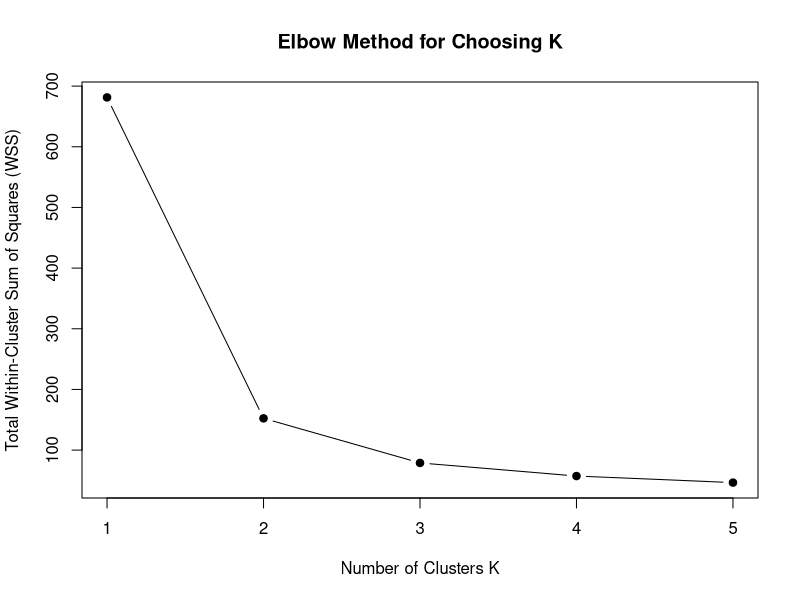
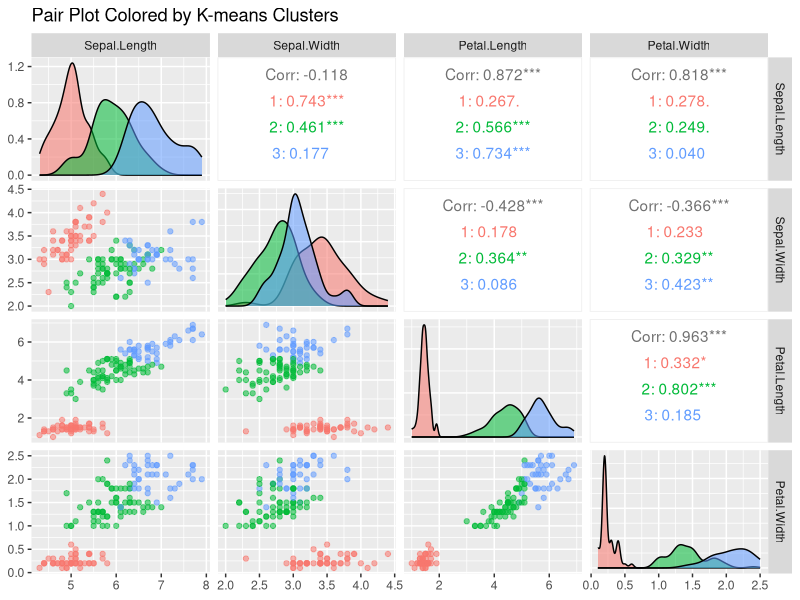
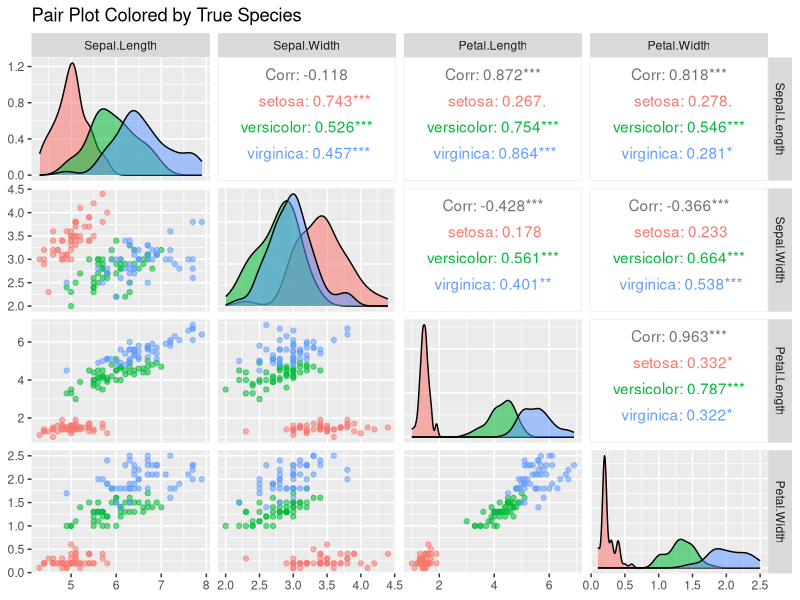
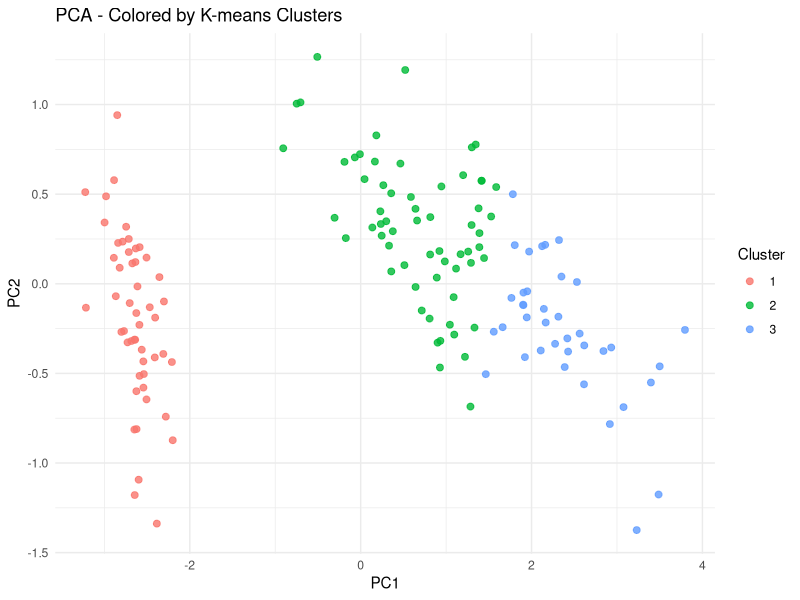
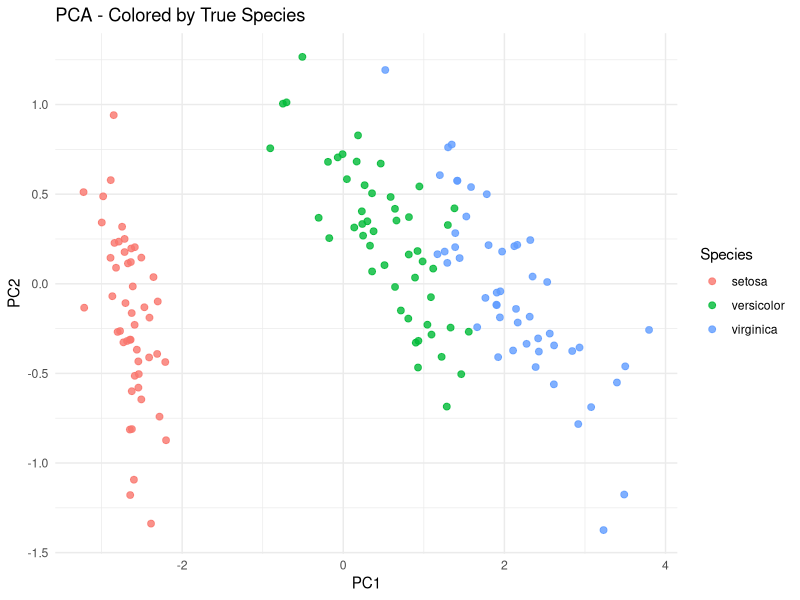
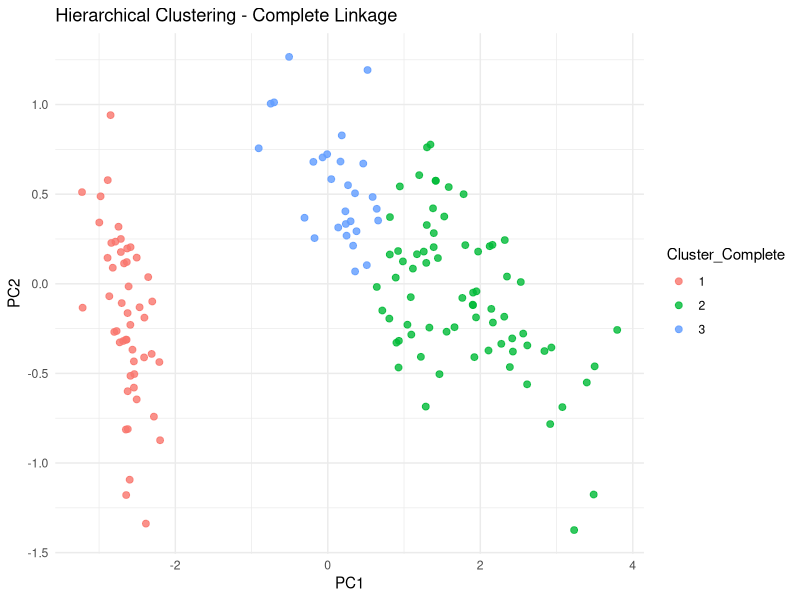
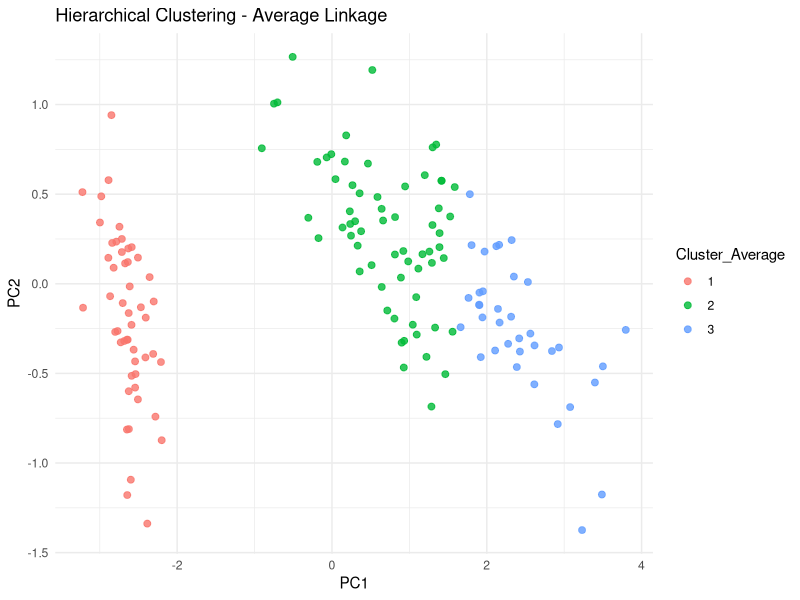
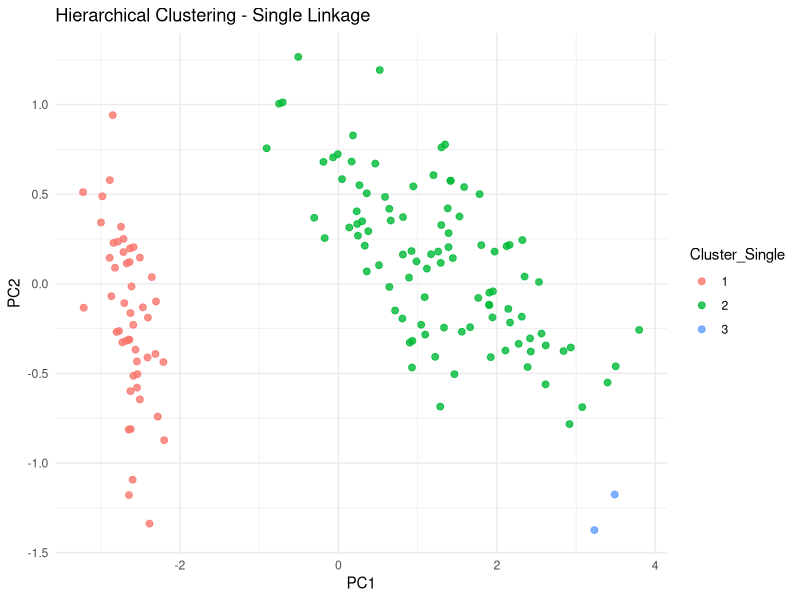

The R script that drew these images, in order:
## ---- chunk 1
knitr::opts_chunk$set(echo = TRUE)
## ---- chunk 2
iris_data = iris
iris_data$Species = NULL
head(iris_data)
## ---- chunk 3
set.seed(123)

# Store total within-cluster sum of squares (WSS)
wss <- numeric(5)

# Loop over K = 1 to 5
for (k in 1:5) {
  kmeans_result <- kmeans(iris_data, centers = k, nstart = 25)
  wss[k] <- kmeans_result$tot.withinss
}

# Plot the Elbow plot
plot(1:5, wss, type = "b", pch = 19,
     xlab = "Number of Clusters K",
     ylab = "Total Within-Cluster Sum of Squares (WSS)",
     main = "Elbow Method for Choosing K")
## ---- chunk 4
# Perform K-means with K = 3
set.seed(123)
kmeans_result <- kmeans(iris_data, centers = 3, nstart = 20)

# Add cluster and species info to the dataset
iris_clustered <- iris_data
iris_clustered$Cluster <- as.factor(kmeans_result$cluster)
iris_clustered$Species <- iris$Species  # true labels

# Load library
library(GGally)

# Plot: Color by Cluster
ggpairs(iris_clustered, columns = 1:4, aes(color = Cluster, alpha = 0.6)) +
  ggtitle("Pair Plot Colored by K-means Clusters")

# Plot: Color by True Species
ggpairs(iris_clustered, columns = 1:4, aes(color = Species, alpha = 0.6)) +
  ggtitle("Pair Plot Colored by True Species")
## ---- chunk 5
# Perform PCA
pca_result <- prcomp(iris_data)

# Create a data frame with the first two principal components
pca_data <- data.frame(PC1 = pca_result$x[, 1],
                       PC2 = pca_result$x[, 2],
                       Cluster = as.factor(kmeans_result$cluster),
                       Species = iris$Species)

# Load ggplot2
library(ggplot2)

# Plot PCA results colored by K-means Cluster
ggplot(pca_data, aes(x = PC1, y = PC2, color = Cluster)) +
  geom_point(size = 2, alpha = 0.8) +
  labs(title = "PCA - Colored by K-means Clusters") +
  theme_minimal()

# Plot PCA results colored by True Species
ggplot(pca_data, aes(x = PC1, y = PC2, color = Species)) +
  geom_point(size = 2, alpha = 0.8) +
  labs(title = "PCA - Colored by True Species") +
  theme_minimal()
## ---- chunk 6
# Create confusion matrix between K-means cluster assignments and true species
table_cluster_species <- table(kmeans_result$cluster, iris$Species)
print(table_cluster_species)

# Define the Best_Confusion_Matrix function (you already provided)
Best_Confusion_Matrix <- function(Confusion_Matrix) {
  library(combinat)
  x <- as.matrix(Confusion_Matrix)
  n <- sum(x)  # sample size
  p <- nrow(x)  # number of features
  if (ncol(x) != p)
    stop("x must be a square matrix.")
  
  perm_vec <- permn(1:p)  # all permutations of 1:p
  p_fact <- length(perm_vec)  # p factorial
  accuracy_val <- rep(NA, p_fact)
  
  # checking
  for (i in 1:p_fact) accuracy_val[i] <- sum(diag(x[perm_vec[[i]], ])) / n
  
  best_accuracy_index <- which.max(accuracy_val)
  best_accuracy_val <- accuracy_val[best_accuracy_index]
  best_Conf_Mat <- x[perm_vec[[best_accuracy_index]], ]
  
  return(list(x = best_Conf_Mat, val = best_accuracy_val))
}

# Apply it
result <- Best_Confusion_Matrix(table_cluster_species)

# Print the best confusion matrix and accuracy
cat("Best Confusion Matrix:\n")
print(result$x)

cat(sprintf("\nAccuracy: %.4f\n", result$val))
## ---- chunk 7
# Calculate the distance matrix
dist_iris <- dist(iris_data)

# Perform hierarchical clustering
hc_complete <- hclust(dist_iris, method = "complete")
hc_average  <- hclust(dist_iris, method = "average")
hc_single   <- hclust(dist_iris, method = "single")

# Cut into 3 clusters (because we decided K=3 earlier)
cluster_complete <- cutree(hc_complete, k = 3)
cluster_average  <- cutree(hc_average, k = 3)
cluster_single   <- cutree(hc_single, k = 3)
## ---- chunk 8
# Add clustering results to PCA data
pca_data$Cluster_Complete <- as.factor(cluster_complete)
pca_data$Cluster_Average  <- as.factor(cluster_average)
pca_data$Cluster_Single   <- as.factor(cluster_single)

# Plot Complete Linkage
ggplot(pca_data, aes(x = PC1, y = PC2, color = Cluster_Complete)) +
  geom_point(size = 2, alpha = 0.8) +
  labs(title = "Hierarchical Clustering - Complete Linkage") +
  theme_minimal()

# Plot Average Linkage
ggplot(pca_data, aes(x = PC1, y = PC2, color = Cluster_Average)) +
  geom_point(size = 2, alpha = 0.8) +
  labs(title = "Hierarchical Clustering - Average Linkage") +
  theme_minimal()

# Plot Single Linkage
ggplot(pca_data, aes(x = PC1, y = PC2, color = Cluster_Single)) +
  geom_point(size = 2, alpha = 0.8) +
  labs(title = "Hierarchical Clustering - Single Linkage") +
  theme_minimal()
## ---- chunk 9
# Confusion matrices
table_complete <- table(cluster_complete, iris$Species)
table_average  <- table(cluster_average, iris$Species)
table_single   <- table(cluster_single, iris$Species)

# Accuracy calculations using Best_Confusion_Matrix
result_complete <- Best_Confusion_Matrix(table_complete)
result_average  <- Best_Confusion_Matrix(table_average)
result_single   <- Best_Confusion_Matrix(table_single)

# Print results
cat("Complete Linkage - Best Confusion Matrix:\n")
print(result_complete$x)
cat(sprintf("Accuracy: %.4f\n\n", result_complete$val))

cat("Average Linkage - Best Confusion Matrix:\n")
print(result_average$x)
cat(sprintf("Accuracy: %.4f\n\n", result_average$val))

cat("Single Linkage - Best Confusion Matrix:\n")
print(result_single$x)
cat(sprintf("Accuracy: %.4f\n", result_single$val))
## ---- chunk 10
# Standardize (scale) the data
iris_scaled <- scale(iris_data)

head(iris_scaled)
## ---- chunk 11
set.seed(123)
wss_scaled <- numeric(5)

for (k in 1:5) {
  kmeans_result_scaled <- kmeans(iris_scaled, centers = k, nstart = 25)
  wss_scaled[k] <- kmeans_result_scaled$tot.withinss
}

# Elbow plot
plot(1:5, wss_scaled, type = "b", pch = 19,
     xlab = "Number of Clusters K (scaled)",
     ylab = "Total WSS (scaled)",
     main = "Elbow Method (scaled data)")
## ---- chunk 12
# PCA
pca_result_scaled <- prcomp(iris_scaled)

# Create PCA dataframe
pca_data_scaled <- data.frame(PC1 = pca_result_scaled$x[, 1],
                              PC2 = pca_result_scaled$x[, 2])
## ---- chunk 13
# K-means clustering with K=3
set.seed(123)
kmeans_scaled_final <- kmeans(iris_scaled, centers = 3, nstart = 25)

# Confusion matrix
table_kmeans_scaled <- table(kmeans_scaled_final$cluster, iris$Species)

# Best confusion matrix and accuracy
result_kmeans_scaled <- Best_Confusion_Matrix(table_kmeans_scaled)

cat("K-means (scaled) Best Confusion Matrix:\n")
print(result_kmeans_scaled$x)
cat(sprintf("Accuracy: %.4f\n\n", result_kmeans_scaled$val))
## ---- chunk 14
# Distance matrix
dist_iris_scaled <- dist(iris_scaled)

# Hierarchical clustering
hc_complete_scaled <- hclust(dist_iris_scaled, method = "complete")
hc_average_scaled  <- hclust(dist_iris_scaled, method = "average")
hc_single_scaled   <- hclust(dist_iris_scaled, method = "single")

# Cut into 3 clusters
cluster_complete_scaled <- cutree(hc_complete_scaled, k = 3)
cluster_average_scaled  <- cutree(hc_average_scaled, k = 3)
cluster_single_scaled   <- cutree(hc_single_scaled, k = 3)

# Confusion matrices
table_complete_scaled <- table(cluster_complete_scaled, iris$Species)
table_average_scaled  <- table(cluster_average_scaled, iris$Species)
table_single_scaled   <- table(cluster_single_scaled, iris$Species)

# Accuracy
result_complete_scaled <- Best_Confusion_Matrix(table_complete_scaled)
result_average_scaled  <- Best_Confusion_Matrix(table_average_scaled)
result_single_scaled   <- Best_Confusion_Matrix(table_single_scaled)

# Print results
cat("Complete Linkage (scaled) Best Confusion Matrix:\n")
print(result_complete_scaled$x)
cat(sprintf("Accuracy: %.4f\n\n", result_complete_scaled$val))

cat("Average Linkage (scaled) Best Confusion Matrix:\n")
print(result_average_scaled$x)
cat(sprintf("Accuracy: %.4f\n\n", result_average_scaled$val))

cat("Single Linkage (scaled) Best Confusion Matrix:\n")
print(result_single_scaled$x)
cat(sprintf("Accuracy: %.4f\n", result_single_scaled$val))
## ---- chunk 15
# Create a data frame manually
summary_table <- data.frame(
  Method = c("K-means Clustering", "Hierarchical (Complete Linkage)", 
             "Hierarchical (Average Linkage)", "Hierarchical (Single Linkage)"),
  Unscaled_Accuracy = c(result$val, result_complete$val, 
                        result_average$val, result_single$val),
  Scaled_Accuracy = c(result_kmeans_scaled$val, result_complete_scaled$val, 
                      result_average_scaled$val, result_single_scaled$val)
)

print(summary_table)
## ---- chunk 16
# PCA on scaled data
pca_scaled <- prcomp(iris_scaled)

# Variance explained by each PC
var_explained <- pca_scaled$sdev^2 / sum(pca_scaled$sdev^2)

# Cumulative variance explained
cum_var_explained <- cumsum(var_explained)

# Plot
plot(cum_var_explained, xlab = "Number of Principal Components",
     ylab = "Cumulative Proportion of Variance Explained",
     type = "b", pch = 19,
     main = "Cumulative Variance Explained by PCs")
abline(h = 0.9, col = "red", lty = 2)  # optional: 90% variance line
## ---- chunk 17
# Approximated data using first 2 PCs
approx_data <- pca_scaled$x[, 1:2]
## ---- chunk 18
set.seed(123)
wss_approx <- numeric(5)

for (k in 1:5) {
  kmeans_approx <- kmeans(approx_data, centers = k, nstart = 25)
  wss_approx[k] <- kmeans_approx$tot.withinss
}

# Elbow Plot
plot(1:5, wss_approx, type = "b", pch = 19,
     xlab = "Number of Clusters K (Approximated Data)",
     ylab = "Total WSS",
     main = "Elbow Method (Approximated Data)")
## ---- chunk 19
# K-means with K=3
set.seed(123)
kmeans_approx_final <- kmeans(approx_data, centers = 3, nstart = 25)

# Confusion matrix
table_kmeans_approx <- table(kmeans_approx_final$cluster, iris$Species)

# Best matching confusion matrix and accuracy
result_kmeans_approx <- Best_Confusion_Matrix(table_kmeans_approx)

cat("K-means (approximated) Best Confusion Matrix:\n")
print(result_kmeans_approx$x)
cat(sprintf("Accuracy: %.4f\n\n", result_kmeans_approx$val))
## ---- chunk 20
# Distance matrix
dist_approx <- dist(approx_data)

# Hierarchical clustering
hc_complete_approx <- hclust(dist_approx, method = "complete")
hc_average_approx  <- hclust(dist_approx, method = "average")
hc_single_approx   <- hclust(dist_approx, method = "single")

# Cut into 3 clusters
cluster_complete_approx <- cutree(hc_complete_approx, k = 3)
cluster_average_approx  <- cutree(hc_average_approx, k = 3)
cluster_single_approx   <- cutree(hc_single_approx, k = 3)

# Confusion matrices
table_complete_approx <- table(cluster_complete_approx, iris$Species)
table_average_approx  <- table(cluster_average_approx, iris$Species)
table_single_approx   <- table(cluster_single_approx, iris$Species)

# Accuracy calculations
result_complete_approx <- Best_Confusion_Matrix(table_complete_approx)
result_average_approx  <- Best_Confusion_Matrix(table_average_approx)
result_single_approx   <- Best_Confusion_Matrix(table_single_approx)

# Print results
cat("Complete Linkage (approximated) Best Confusion Matrix:\n")
print(result_complete_approx$x)
cat(sprintf("Accuracy: %.4f\n\n", result_complete_approx$val))

cat("Average Linkage (approximated) Best Confusion Matrix:\n")
print(result_average_approx$x)
cat(sprintf("Accuracy: %.4f\n\n", result_average_approx$val))

cat("Single Linkage (approximated) Best Confusion Matrix:\n")
print(result_single_approx$x)
cat(sprintf("Accuracy: %.4f\n", result_single_approx$val))
